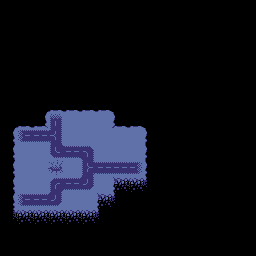

Rendered tile map (Tiled .tmx) drawn with the repository's tilesets; below, a short description and the full map source, tile grids included:
An orthogonal 16x16 tile map with 16x16 px tiles, 2 tile layers (Terrain_1, Terrain_2), 10 tilesets and 6 objects.

<map version="1.10" tiledversion="1.12.2" orientation="orthogonal" renderorder="right-down" width="16" height="16" tilewidth="16" tileheight="16" infinite="0" nextlayerid="5" nextobjectid="29">
 <tileset firstgid="1" source="../tilesets/terrain.tsx" />
 <tileset firstgid="67" source="../tilesets/unit_4.tsx" />
 <tileset firstgid="71" source="../tilesets/building_1.tsx" />
 <tileset firstgid="73" source="../tilesets/building_2.tsx" />
 <tileset firstgid="75" source="../tilesets/unit_3.tsx" />
 <tileset firstgid="77" source="../tilesets/building_4.tsx" />
 <tileset firstgid="79" source="../tilesets/spacebodies.tsx" />
 <tileset firstgid="85" source="../tilesets/unit_2.tsx" />
 <tileset firstgid="89" source="../tilesets/truck_empty.tsx" />
 <tileset firstgid="91" source="../tilesets/tank.tsx" />
 <objectgroup id="4" name="Space">
  <object id="14" gid="80" x="224" y="48" width="16" height="16" />
 </objectgroup>
 <layer id="1" name="Terrain_1" width="16" height="16">
  <data encoding="csv">
0,0,0,0,0,0,0,0,0,0,0,0,0,0,0,0,
0,0,0,0,0,0,0,0,0,0,0,0,0,0,0,0,
0,0,0,0,0,0,0,0,0,0,0,0,0,0,0,0,
0,0,0,0,0,0,0,0,0,0,0,0,0,0,0,0,
0,0,0,0,0,0,0,0,0,0,0,0,0,0,0,0,
0,0,0,0,0,0,0,0,0,0,0,0,0,0,0,0,
0,0,0,7,7,7,7,0,0,0,0,0,0,0,0,0,
0,7,19,15,5,5,5,20,7,0,0,0,0,0,0,0,
6,25,4,28,5,5,5,5,5,8,0,0,0,0,0,0,
6,5,5,23,4,13,5,5,5,8,0,0,0,0,0,0,
6,5,5,14,5,29,4,4,26,8,0,0,0,0,0,0,
6,5,5,12,4,24,5,31,9,11,0,0,0,0,0,0,
6,25,4,24,5,5,31,11,0,0,0,0,0,0,0,0,
10,9,9,9,9,9,11,0,0,0,0,0,0,0,0,0,
0,0,0,0,0,0,0,0,0,0,0,0,0,0,0,0,
0,0,0,0,0,0,0,0,0,0,0,0,0,0,0,0
</data>
 </layer>
 <layer id="2" name="Terrain_2" width="16" height="16">
  <data encoding="csv">
0,0,0,0,0,0,0,0,0,0,0,0,0,0,0,0,
0,0,0,0,0,0,0,0,0,0,0,0,0,0,0,0,
0,0,0,0,0,0,0,0,0,0,0,0,0,0,0,0,
0,0,0,0,0,0,0,0,0,0,0,0,0,0,0,0,
0,0,0,0,0,0,0,0,0,0,0,0,0,0,0,0,
0,0,0,0,0,0,0,0,0,0,0,0,0,0,0,0,
0,0,0,0,0,0,0,0,0,0,0,0,0,0,0,0,
0,0,0,0,0,0,0,0,0,0,0,0,0,0,0,0,
0,0,0,0,0,0,0,0,0,0,0,0,0,0,0,0,
0,0,0,0,0,0,0,0,0,0,0,0,0,0,0,0,
0,0,0,0,0,0,0,0,0,0,0,0,0,0,0,0,
0,0,0,0,0,0,0,0,0,0,0,0,0,0,0,0,
0,0,0,0,0,0,0,0,0,0,0,0,0,0,0,0,
0,0,0,0,0,0,0,0,0,0,0,0,0,0,0,0,
0,0,0,0,0,0,0,0,0,0,0,0,0,0,0,0,
0,0,0,0,0,0,0,0,0,0,0,0,0,0,0,0
</data>
 </layer>
 <objectgroup id="3" name="Building">
  <object id="3" gid="71" x="112" y="160" width="32" height="32">
   <properties>
    <property name="Destructible" type="bool" value="true" />
   </properties>
  </object>
  <object id="4" gid="73" x="64" y="144" width="32" height="32">
   <properties>
    <property name="Destructible" type="bool" value="true" />
   </properties>
  </object>
  <object id="16" gid="67" x="64" y="208" width="16" height="16" />
  <object id="20" gid="77" x="32" y="192" width="16" height="48">
   <properties>
    <property name="Destructible" type="bool" value="true" />
   </properties>
  </object>
  <object id="21" gid="85" x="96" y="192" width="16" height="16">
   <properties>
    <property name="Destructible" type="bool" value="true" />
   </properties>
  </object>
 </objectgroup>
</map>
